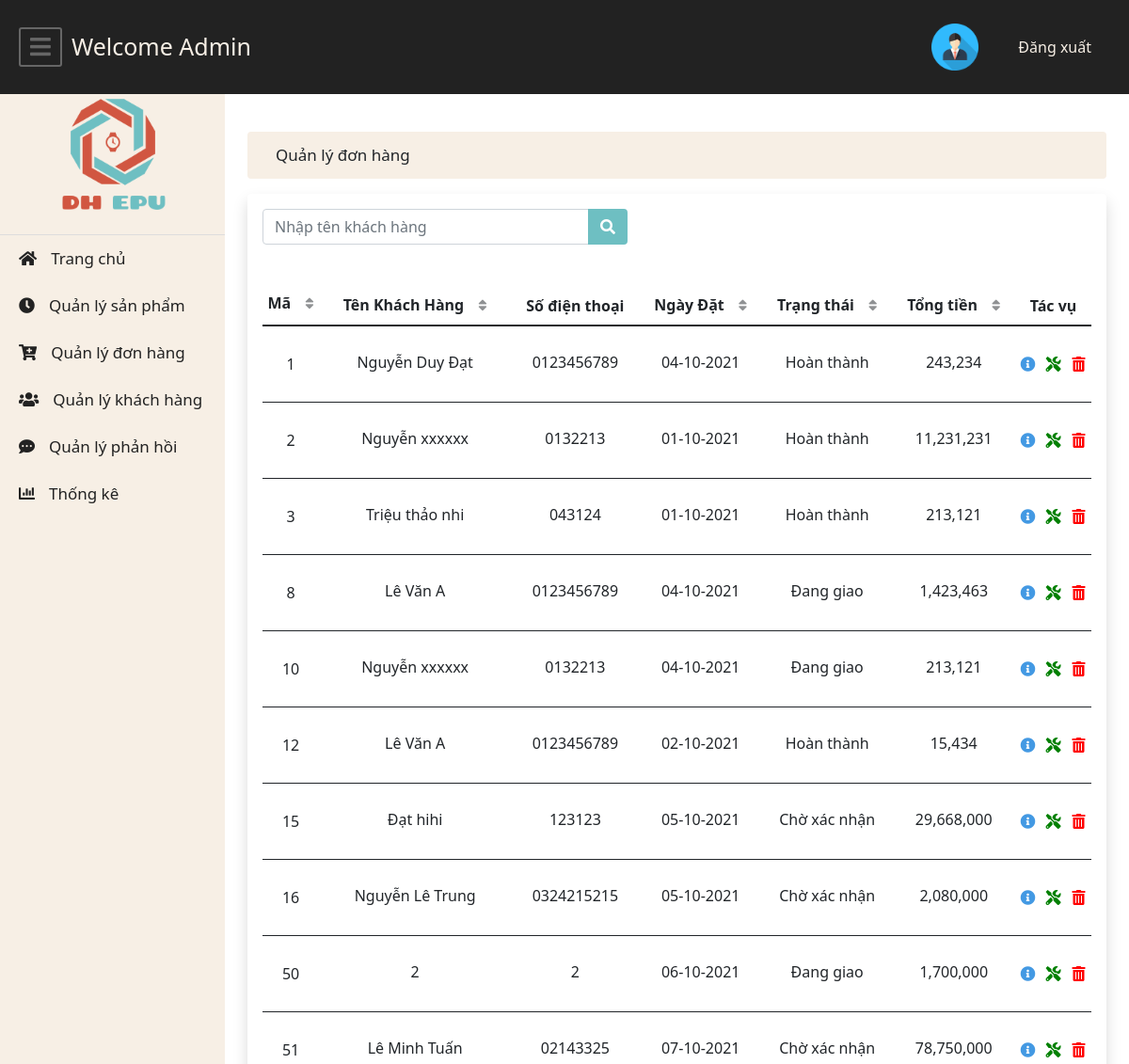
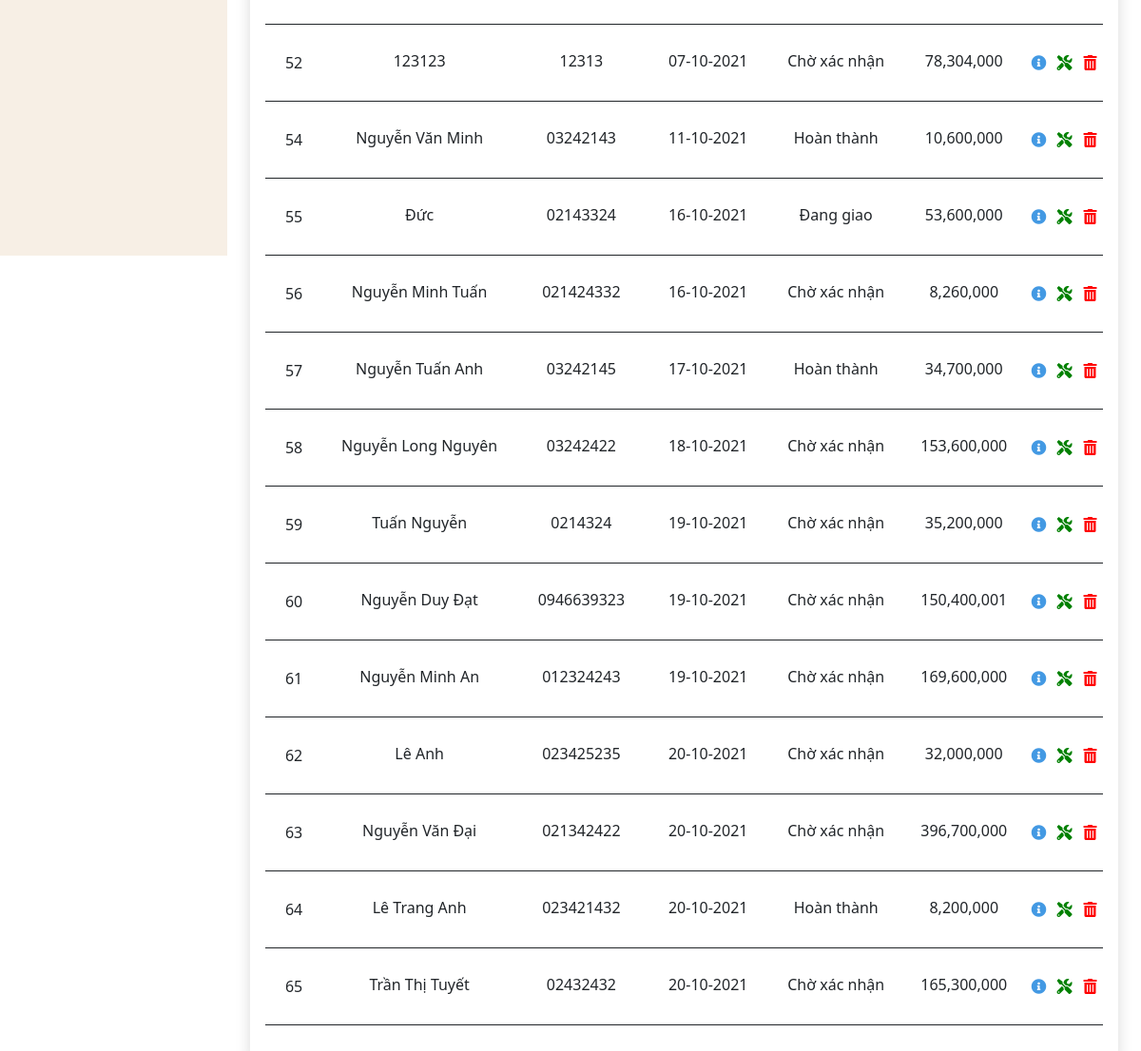
Page /admin/index.php?page=display_order (signed in) on the committed database (2 pictures, top to bottom).
### tables this page shows
CREATE TABLE `dathang` (
  `MaPhieuDat` int(11) NOT NULL,
  `MaKH` int(11) NOT NULL,
  `ThoiGianDat` date NOT NULL,
  `TrangThai` varchar(50) NOT NULL,
  `TongTien` int(11) NOT NULL
);

CREATE TABLE `ctdathang` (
  `MaCTPhieuDat` int(11) NOT NULL,
  `MaSP` int(11) NOT NULL,
  `SoLuong` int(11) NOT NULL,
  `MaPhieuDat` int(11) NOT NULL,
  `ThanhTien` int(11) NOT NULL
);

CREATE TABLE `khachhang` (
  `MaKH` int(11) NOT NULL,
  `TenKH` varchar(100) NOT NULL,
  `SDT` varchar(15) NOT NULL,
  `GioiTinh` varchar(10) NOT NULL,
  `NgaySinh` date NOT NULL,
  `Email` varchar(200) NOT NULL,
  `DiaChi` varchar(200) NOT NULL,
  `YeuCau` varchar(200) NOT NULL
);

### admin/display_order.php (the view, shortened to what this page needs)
<?php
include_once 'config.php';
?>
<!DOCTYPE html>
<html lang="en">
<head>
    <link rel="stylesheet" href="index.css" type="text/css">
    <link rel="stylesheet" href="https://cdnjs.cloudflare.com/ajax/libs/font-awesome/5.10.2/css/all.min.css" />
    <link href="https://cdn.jsdelivr.net/npm/bootstrap@5.1.1/dist/css/bootstrap.min.css" rel="stylesheet">
    </head>
<body>
    <div class="container">
        <div class="main__title mb-3 rounded">
            Quản lý đơn hàng
        </div>
        <div class="main__content shadow p-3 bg-white rounded ">
            <div class="main__top">
                <div class="input-group">
                    <div class="form-outline">
                        <input id="Search" type="" onkeyup="searchTable()" class="form-control" placeholder="Nhập tên khách hàng" required style="width: 350px"/>
                    </div>
                    <button class="btn search-btn">
                        <i class="fas fa-search"></i>
                    </button>
                </div>
            </div>
            <div class="main__table">
                <table class="table" id="myTable">
                    <thead>
                        <tr class="text-center">
                            <th scope="col" onclick="sortTableNumber(0)" class="sort" style="width:60px !important; padding: 10px 0 !important;">Mã</th>
                            <th scope="col" onclick="sortTable(1)" class="sort">Tên Khách Hàng</th>
                            <th scope="col">Số điện thoại</th>
                            <th scope="col" onclick="sortTable(3)" class="sort">Ngày Đặt</th>
                            <th scope="col" onclick="sortTable(4)" class="sort">Trạng thái</th>
                            <th scope="col" onclick="sortTableNumber(5)" class="sort">Tổng tiền</th>
                            <th colspan="3">Tác vụ</th>
                        </tr>
                    </thead>
                    <tbody>
                        <?php
                        $sql = "SELECT * FROM dathang,khachhang,ctdathang WHERE khachhang.MaKH = dathang.MaKH
                        AND ctdathang.MaPhieuDat = dathang.MaPhieuDat
                        GROUP BY dathang.MaPhieuDat";
                        $result_set=mysqli_query($con, $sql);
                        if(mysqli_num_rows($result_set)>0)
                        {
                            while($row=mysqli_fetch_array($result_set))
                            {
                                ?>
                                    <tr class= "table__row text-center">
                                        <td scope="row" style="width:60px !important; padding: 10px 0 !important;"><?php echo $row['MaPhieuDat'] ?></td>
                                        <td><?php echo $row['TenKH'] ?></td>
                                        <td><?php echo $row['SDT'] ?></td>
                                        <td><?php echo date("d-m-Y",strtotime($row['ThoiGianDat'])); ?></td>
                                        <td><?php echo $row['TrangThai'] ?></td>
                                        <td><?php echo number_format(floatval($row['TongTien']));?></td>
                                        <td style="padding: 10px 3px !important; width: 27px" ><a class="submit" data-id='<?php echo $row['MaPhieuDat'] ?>' style="color: #4399e3;"><i class="fas fa-info-circle"></i></td>
                                        <td style="padding: 10px 3px !important; width: 27px" ><a href="index.php?page=edit_order&ID=<?php echo $row['MaPhieuDat'] ?>" style="color: green;"><i class="fas fa-tools"></i></td>
                                        <td style="padding: 10px 3px !important; width: 27px" ><a href="javascript:Delete_ID('<?php echo $row['MaPhieuDat'] ?>')" style="color: red;"><i class="fas fa-trash-alt"></i></td>
                                    </tr>
                                 <?php
                            }
                        }
                        ?>
                    </tbody>
                </table>
            </div>
        </div>
    </div>
</body>
</html>

### admin/index.css (style rules this page uses)
* { padding: 0; margin: 0; box-sizing: border-box; }
:root { --color-primary: #222222; --color-second:#d15641; --color-third: #f7efe5; --color-four: #6ebfc2; --text-white: white; }
.container { height: 1000px; width: 75%; padding: 20px; }
.main__title { background-color: var(--color-third); height: 50px; line-height: 50px; padding-left: 30px; font-size: 17px; }
.main__content { min-height: 890px; }
.main__top { display: flex; margin-bottom: 40px; }
.search-btn { background-color: var(--color-four) !important; margin-left: -4px !important; color: var(--text-white) !important; }
tr.table__row { margin-bottom: 3px !important; border-bottom: 1px solid currentColor ; }
.table__row th ,.table__row td { line-height: 60px; border-bottom: none !important; }
.sort::after { content: "\f0dc"; font-family: "Font Awesome 5 Free"; margin-left: 15px; opacity: 0.5; font-size: 15px; }
.table tr { cursor: pointer !important; }

### rows in the picture
dathang: ctdathang.MaPhieuDat "1", MaKH.TenKH "Nguyễn Duy Đạt", MaKH.SDT "0123456789", ThoiGianDat "04-10-2021", TrangThai "Hoàn thành", TongTien "243,234"
dathang: ctdathang.MaPhieuDat "2", MaKH.TenKH "Nguyễn xxxxxx", MaKH.SDT "0132213", ThoiGianDat "01-10-2021", TrangThai "Hoàn thành", TongTien "11,231,231"
dathang: ctdathang.MaPhieuDat "3", MaKH.TenKH "Triệu thảo nhi", MaKH.SDT "043124", ThoiGianDat "01-10-2021", TrangThai "Hoàn thành", TongTien "213,121"
dathang: ctdathang.MaPhieuDat "8", MaKH.TenKH "Lê Văn A", MaKH.SDT "0123456789", ThoiGianDat "04-10-2021", TrangThai "Đang giao", TongTien "1,423,463"
dathang: ctdathang.MaPhieuDat "10", MaKH.TenKH "Nguyễn xxxxxx", MaKH.SDT "0132213", ThoiGianDat "04-10-2021", TrangThai "Đang giao", TongTien "213,121"
dathang: ctdathang.MaPhieuDat "12", MaKH.TenKH "Lê Văn A", MaKH.SDT "0123456789", ThoiGianDat "02-10-2021", TrangThai "Hoàn thành", TongTien "15,434"
dathang: ctdathang.MaPhieuDat "15", MaKH.TenKH "Đạt hihi", MaKH.SDT "123123", ThoiGianDat "05-10-2021", TrangThai "Chờ xác nhận", TongTien "29,668,000"
dathang: ctdathang.MaPhieuDat "16", MaKH.TenKH "Nguyễn Lê Trung", MaKH.SDT "0324215215", ThoiGianDat "05-10-2021", TrangThai "Chờ xác nhận", TongTien "2,080,000"
dathang: ctdathang.MaPhieuDat "50", MaKH.TenKH "2", MaKH.SDT "2", ThoiGianDat "06-10-2021", TrangThai "Đang giao", TongTien "1,700,000"
dathang: ctdathang.MaPhieuDat "51", MaKH.TenKH "Lê Minh Tuấn", MaKH.SDT "02143325", ThoiGianDat "07-10-2021", TrangThai "Chờ xác nhận", TongTien "78,750,000"
dathang: ctdathang.MaPhieuDat "52", MaKH.TenKH "123123", MaKH.SDT "12313", ThoiGianDat "07-10-2021", TrangThai "Chờ xác nhận", TongTien "78,304,000"
dathang: ctdathang.MaPhieuDat "54", MaKH.TenKH "Nguyễn Văn Minh", MaKH.SDT "03242143", ThoiGianDat "11-10-2021", TrangThai "Hoàn thành", TongTien "10,600,000"
dathang: ctdathang.MaPhieuDat "55", MaKH.TenKH "Đức", MaKH.SDT "02143324", ThoiGianDat "16-10-2021", TrangThai "Đang giao", TongTien "53,600,000"
dathang: ctdathang.MaPhieuDat "56", MaKH.TenKH "Nguyễn Minh Tuấn", MaKH.SDT "021424332", ThoiGianDat "16-10-2021", TrangThai "Chờ xác nhận", TongTien "8,260,000"
dathang: ctdathang.MaPhieuDat "57", MaKH.TenKH "Nguyễn Tuấn Anh", MaKH.SDT "03242145", ThoiGianDat "17-10-2021", TrangThai "Hoàn thành", TongTien "34,700,000"
dathang: ctdathang.MaPhieuDat "58", MaKH.TenKH "Nguyễn Long Nguyên", MaKH.SDT "03242422", ThoiGianDat "18-10-2021", TrangThai "Chờ xác nhận", TongTien "153,600,000"
dathang: ctdathang.MaPhieuDat "59", MaKH.TenKH "Tuấn Nguyễn", MaKH.SDT "0214324", ThoiGianDat "19-10-2021", TrangThai "Chờ xác nhận", TongTien "35,200,000"
dathang: ctdathang.MaPhieuDat "60", MaKH.TenKH "Nguyễn Duy Đạt", MaKH.SDT "0946639323", ThoiGianDat "19-10-2021", TrangThai "Chờ xác nhận", TongTien "150,400,001"
dathang: ctdathang.MaPhieuDat "61", MaKH.TenKH "Nguyễn Minh An", MaKH.SDT "012324243", ThoiGianDat "19-10-2021", TrangThai "Chờ xác nhận", TongTien "169,600,000"
dathang: ctdathang.MaPhieuDat "62", MaKH.TenKH "Lê Anh", MaKH.SDT "023425235", ThoiGianDat "20-10-2021", TrangThai "Chờ xác nhận", TongTien "32,000,000"
dathang: ctdathang.MaPhieuDat "63", MaKH.TenKH "Nguyễn Văn Đại", MaKH.SDT "021342422", ThoiGianDat "20-10-2021", TrangThai "Chờ xác nhận", TongTien "396,700,000"
dathang: ctdathang.MaPhieuDat "64", MaKH.TenKH "Lê Trang Anh", MaKH.SDT "023421432", ThoiGianDat "20-10-2021", TrangThai "Hoàn thành", TongTien "8,200,000"
dathang: ctdathang.MaPhieuDat "65", MaKH.TenKH "Trần Thị Tuyết", MaKH.SDT "02432432", ThoiGianDat "20-10-2021", TrangThai "Chờ xác nhận", TongTien "165,300,000"
